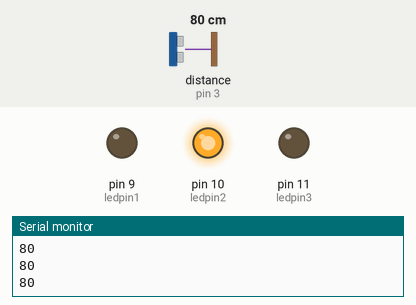
Recording of a sketch running on a simulated Arduino Uno, built with avr-gcc and run on an emulated ATmega328P. Shown: output pins drawn as LEDs (lit = HIGH), the last lines printed to the serial monitor. Wiring (inferred from the names in the program): ultrasonic range finder: trigger pin 2; echo pin 3. The inputs (shaded band) are chosen by the test bench; at power-on: distance to the obstacle (sensor on pin 3) 80 cm. The echo pulse lasts 58.3 µs per cm; pins used as bus, display or sensor lines are not drawn.

Above: at 1.2 s.
1.3 s: distance to the obstacle (sensor on pin 3) set to 23 cm
2.8 s: distance to the obstacle (sensor on pin 3) set to 19 cm
At 3.5 s:
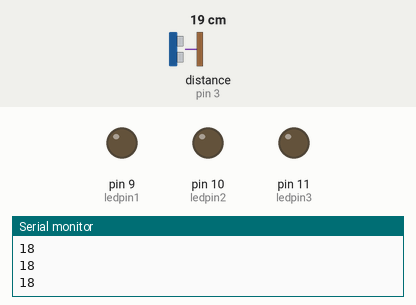
4.3 s: distance to the obstacle (sensor on pin 3) set to 250 cm
At 5.0 s:
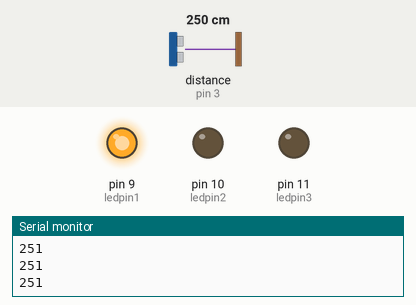
5.8 s: distance to the obstacle (sensor on pin 3) set to 123 cm
7.3 s: distance to the obstacle (sensor on pin 3) set to 115 cm
At 8.2 s:
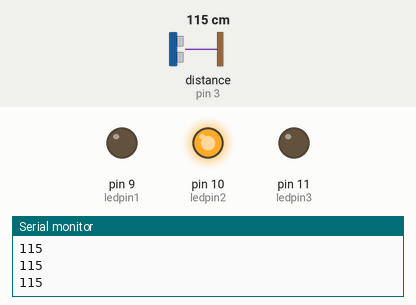
8.8 s: distance to the obstacle (sensor on pin 3) set to 2 cm
At 9.2 s:
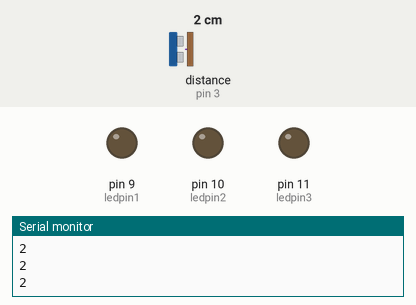
Timing chart, 0 to 11.3 s (numbered marks = the images above; inputs shaded):
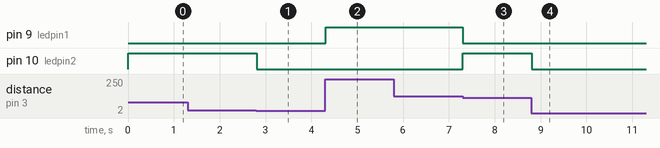

Measured:
- the behaviour switches between 21 and 20 cm on distance to the obstacle (sensor on pin 3) (found by bisection; images 0 and 1)
- the behaviour switches between 121 and 120 cm on distance to the obstacle (sensor on pin 3) (found by bisection; images 2 and 3)
- after the input at 2.8 s, pin 10 (ledpin2): HIGH → LOW at once
- after the input at 4.3 s, pin 9 (ledpin1): LOW → HIGH at once
- after the input at 7.3 s, pin 9 (ledpin1): HIGH → LOW at once; pin 10 (ledpin2): LOW → HIGH at once
- after the input at 8.8 s, pin 10 (ledpin2): HIGH → LOW at once

The sketch:

chaoshengbo.ino
```cpp
const int TrigPin = 2;
const int EchoPin = 3;

int ledpin1 = 9;
int ledpin2 = 10;
int ledpin3 = 11;
int i = 0;

void setup() {
  Serial.begin(9600);
  pinMode(EchoPin,INPUT);
  pinMode(TrigPin,OUTPUT);
  pinMode(ledpin1,OUTPUT);
  pinMode(ledpin2,OUTPUT);
  pinMode(ledpin3,OUTPUT);

}

void loop() {
  digitalWrite(TrigPin,LOW);
  delayMicroseconds(2);
  digitalWrite(TrigPin,HIGH);
  delayMicroseconds(10);
  digitalWrite(TrigPin,LOW);
  int distance = pulseIn(EchoPin,HIGH);
  distance = distance/58;
  Serial.println(distance);

if(distance<20)
  {
    setColor(0, 0, 0);

  }
  else if (distance<=120)
  {
    setColor(0, 255, 0);

  }
  else
  {
    setColor(0, 0, 255);

  }
}


void setColor(int red, int green, int blue)
{
  analogWrite(ledpin3, red);
  analogWrite(ledpin2, green);
  analogWrite(ledpin1, blue);
}
```
